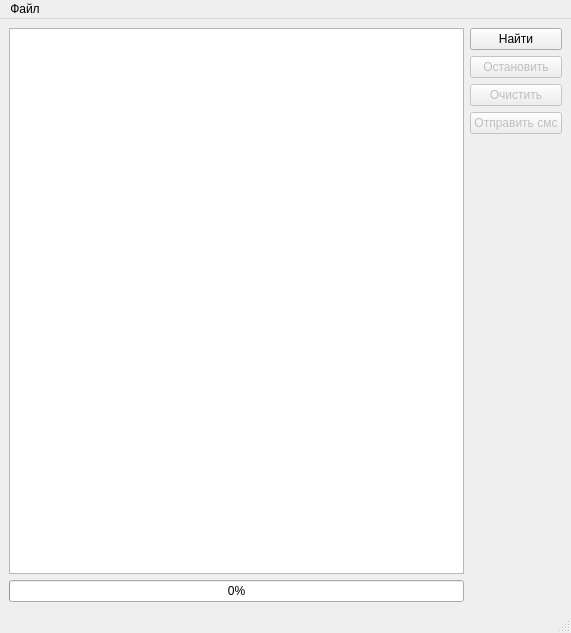
<?xml version="1.0" encoding="UTF-8"?>
<ui version="4.0">
 <class>main_window</class>
 <widget class="QMainWindow" name="main_window">
  <property name="geometry">
   <rect>
    <x>0</x>
    <y>0</y>
    <width>571</width>
    <height>633</height>
   </rect>
  </property>
  <property name="windowTitle">
   <string>Cars Scraper</string>
  </property>
  <property name="windowIcon">
   <iconset resource="../resources/resources.qrc">
    <normaloff>:/icons/icons/main.ico</normaloff>:/icons/icons/main.ico</iconset>
  </property>
  <widget class="QWidget" name="central">
   <layout class="QGridLayout" name="gridLayout">
    <item row="1" column="0">
     <widget class="QProgressBar" name="progress">
      <property name="value">
       <number>0</number>
      </property>
     </widget>
    </item>
    <item row="0" column="1">
     <layout class="QVBoxLayout" name="layout_0">
      <item>
       <widget class="QPushButton" name="searching_start">
        <property name="text">
         <string>Найти</string>
        </property>
       </widget>
      </item>
      <item>
       <widget class="QPushButton" name="searching_stop">
        <property name="enabled">
         <bool>false</bool>
        </property>
        <property name="text">
         <string>Остановить</string>
        </property>
       </widget>
      </item>
      <item>
       <widget class="QPushButton" name="clear">
        <property name="enabled">
         <bool>false</bool>
        </property>
        <property name="text">
         <string>Очистить</string>
        </property>
       </widget>
      </item>
      <item>
       <widget class="QPushButton" name="send">
        <property name="enabled">
         <bool>false</bool>
        </property>
        <property name="text">
         <string>Отправить смс</string>
        </property>
       </widget>
      </item>
      <item>
       <spacer name="spacer">
        <property name="orientation">
         <enum>Qt::Vertical</enum>
        </property>
        <property name="sizeHint" stdset="0">
         <size>
          <width>20</width>
          <height>40</height>
         </size>
        </property>
       </spacer>
      </item>
     </layout>
    </item>
    <item row="0" column="0">
     <widget class="QTableView" name="table">
      <property name="editTriggers">
       <set>QAbstractItemView::NoEditTriggers</set>
      </property>
      <property name="selectionBehavior">
       <enum>QAbstractItemView::SelectRows</enum>
      </property>
      <property name="sortingEnabled">
       <bool>true</bool>
      </property>
      <attribute name="horizontalHeaderVisible">
       <bool>true</bool>
      </attribute>
      <attribute name="horizontalHeaderStretchLastSection">
       <bool>true</bool>
      </attribute>
      <attribute name="verticalHeaderVisible">
       <bool>false</bool>
      </attribute>
      <attribute name="verticalHeaderStretchLastSection">
       <bool>false</bool>
      </attribute>
     </widget>
    </item>
   </layout>
  </widget>
  <widget class="QMenuBar" name="menu">
   <property name="geometry">
    <rect>
     <x>0</x>
     <y>0</y>
     <width>571</width>
     <height>21</height>
    </rect>
   </property>
   <widget class="QMenu" name="file_menu">
    <property name="title">
     <string>Файл</string>
    </property>
    <addaction name="settings"/>
    <addaction name="quit"/>
   </widget>
   <addaction name="file_menu"/>
  </widget>
  <widget class="QStatusBar" name="status"/>
  <action name="quit">
   <property name="text">
    <string>Выйти</string>
   </property>
  </action>
  <action name="settings">
   <property name="text">
    <string>Настройки</string>
   </property>
  </action>
 </widget>
 <resources>
  <include location="../resources/resources.qrc"/>
 </resources>
 <connections>
  <connection>
   <sender>searching_start</sender>
   <signal>clicked()</signal>
   <receiver>main_window</receiver>
   <slot>on_searching_start()</slot>
   <hints>
    <hint type="sourcelabel">
     <x>500</x>
     <y>53</y>
    </hint>
    <hint type="destinationlabel">
     <x>570</x>
     <y>197</y>
    </hint>
   </hints>
  </connection>
  <connection>
   <sender>searching_stop</sender>
   <signal>pressed()</signal>
   <receiver>main_window</receiver>
   <slot>on_searching_stop()</slot>
   <hints>
    <hint type="sourcelabel">
     <x>500</x>
     <y>82</y>
    </hint>
    <hint type="destinationlabel">
     <x>570</x>
     <y>254</y>
    </hint>
   </hints>
  </connection>
  <connection>
   <sender>clear</sender>
   <signal>clicked()</signal>
   <receiver>main_window</receiver>
   <slot>on_clear()</slot>
   <hints>
    <hint type="sourcelabel">
     <x>500</x>
     <y>111</y>
    </hint>
    <hint type="destinationlabel">
     <x>570</x>
     <y>325</y>
    </hint>
   </hints>
  </connection>
  <connection>
   <sender>quit</sender>
   <signal>triggered()</signal>
   <receiver>main_window</receiver>
   <slot>close()</slot>
   <hints>
    <hint type="sourcelabel">
     <x>-1</x>
     <y>-1</y>
    </hint>
    <hint type="destinationlabel">
     <x>399</x>
     <y>299</y>
    </hint>
   </hints>
  </connection>
  <connection>
   <sender>table</sender>
   <signal>doubleClicked(QModelIndex)</signal>
   <receiver>main_window</receiver>
   <slot>on_show_offer(QModelIndex)</slot>
   <hints>
    <hint type="sourcelabel">
     <x>263</x>
     <y>187</y>
    </hint>
    <hint type="destinationlabel">
     <x>532</x>
     <y>405</y>
    </hint>
   </hints>
  </connection>
  <connection>
   <sender>send</sender>
   <signal>clicked()</signal>
   <receiver>main_window</receiver>
   <slot>on_send()</slot>
   <hints>
    <hint type="sourcelabel">
     <x>532</x>
     <y>136</y>
    </hint>
    <hint type="destinationlabel">
     <x>580</x>
     <y>162</y>
    </hint>
   </hints>
  </connection>
  <connection>
   <sender>settings</sender>
   <signal>triggered()</signal>
   <receiver>main_window</receiver>
   <slot>on_settings()</slot>
   <hints>
    <hint type="sourcelabel">
     <x>-1</x>
     <y>-1</y>
    </hint>
    <hint type="destinationlabel">
     <x>285</x>
     <y>316</y>
    </hint>
   </hints>
  </connection>
 </connections>
 <slots>
  <slot>on_searching_start()</slot>
  <slot>on_searching_stop()</slot>
  <slot>on_clear()</slot>
  <slot>on_show_offer(QModelIndex)</slot>
  <slot>on_send()</slot>
  <slot>on_settings()</slot>
 </slots>
</ui>
